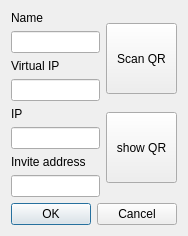
<?xml version="1.0" encoding="UTF-8"?>
<ui version="4.0">
 <class>PeerEditDialog</class>
 <widget class="QDialog" name="PeerEditDialog">
  <property name="geometry">
   <rect>
    <x>0</x>
    <y>0</y>
    <width>174</width>
    <height>225</height>
   </rect>
  </property>
  <property name="windowTitle">
   <string>Dialog</string>
  </property>
  <layout class="QGridLayout" name="gridLayout">
   <item row="0" column="0">
    <layout class="QHBoxLayout" name="horizontalLayout">
     <item>
      <layout class="QVBoxLayout" name="verticalLayout">
       <item>
        <widget class="QLabel" name="label">
         <property name="text">
          <string>Name</string>
         </property>
        </widget>
       </item>
       <item>
        <widget class="QLineEdit" name="nameEdit">
         <property name="maxLength">
          <number>128</number>
         </property>
        </widget>
       </item>
       <item>
        <widget class="QLabel" name="label_2">
         <property name="text">
          <string>Virtual IP</string>
         </property>
        </widget>
       </item>
       <item>
        <widget class="QLineEdit" name="VipEdit">
         <property name="text">
          <string/>
         </property>
         <property name="maxLength">
          <number>128</number>
         </property>
        </widget>
       </item>
       <item>
        <widget class="QLabel" name="label_3">
         <property name="text">
          <string>IP</string>
         </property>
        </widget>
       </item>
       <item>
        <widget class="QLineEdit" name="ipEdit">
         <property name="text">
          <string/>
         </property>
         <property name="maxLength">
          <number>64</number>
         </property>
        </widget>
       </item>
       <item>
        <widget class="QLabel" name="label_4">
         <property name="text">
          <string>Invite address</string>
         </property>
        </widget>
       </item>
       <item>
        <widget class="QLineEdit" name="inviteEdit">
         <property name="readOnly">
          <bool>true</bool>
         </property>
        </widget>
       </item>
      </layout>
     </item>
     <item>
      <layout class="QVBoxLayout" name="verticalLayout_2">
       <item>
        <widget class="QPushButton" name="QrScanButton">
         <property name="sizePolicy">
          <sizepolicy hsizetype="Maximum" vsizetype="Maximum">
           <horstretch>0</horstretch>
           <verstretch>0</verstretch>
          </sizepolicy>
         </property>
         <property name="minimumSize">
          <size>
           <width>71</width>
           <height>71</height>
          </size>
         </property>
         <property name="text">
          <string>Scan QR</string>
         </property>
        </widget>
       </item>
       <item>
        <widget class="QPushButton" name="QrZoomButton">
         <property name="sizePolicy">
          <sizepolicy hsizetype="Maximum" vsizetype="Maximum">
           <horstretch>0</horstretch>
           <verstretch>0</verstretch>
          </sizepolicy>
         </property>
         <property name="minimumSize">
          <size>
           <width>71</width>
           <height>71</height>
          </size>
         </property>
         <property name="text">
          <string>show QR</string>
         </property>
        </widget>
       </item>
      </layout>
     </item>
    </layout>
   </item>
   <item row="1" column="0">
    <widget class="QDialogButtonBox" name="buttonBox">
     <property name="orientation">
      <enum>Qt::Horizontal</enum>
     </property>
     <property name="standardButtons">
      <set>QDialogButtonBox::Cancel|QDialogButtonBox::Ok</set>
     </property>
    </widget>
   </item>
  </layout>
 </widget>
 <resources/>
 <connections>
  <connection>
   <sender>buttonBox</sender>
   <signal>accepted()</signal>
   <receiver>PeerEditDialog</receiver>
   <slot>accept()</slot>
   <hints>
    <hint type="sourcelabel">
     <x>248</x>
     <y>254</y>
    </hint>
    <hint type="destinationlabel">
     <x>157</x>
     <y>274</y>
    </hint>
   </hints>
  </connection>
  <connection>
   <sender>buttonBox</sender>
   <signal>rejected()</signal>
   <receiver>PeerEditDialog</receiver>
   <slot>reject()</slot>
   <hints>
    <hint type="sourcelabel">
     <x>316</x>
     <y>260</y>
    </hint>
    <hint type="destinationlabel">
     <x>286</x>
     <y>274</y>
    </hint>
   </hints>
  </connection>
 </connections>
</ui>
